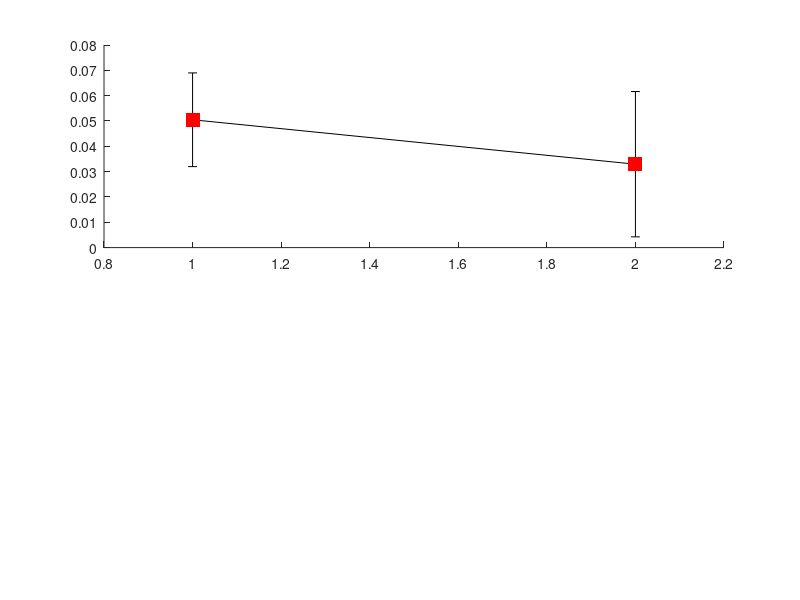

Reproduce this figure in MATLAB. (Note: this script raises an error after producing the figure.)
%% Panel 4G
close all; figure;
yu = 0.018677689;
errYu = 0.005251506;

subplot(2,1,1)
X = 1:2;
Y = [0.05047763 0.032933336];
errY = [0.018498997 0.028690825];
scatter(X,Y,100,'r','s','filled'); hold on; 
errorbar(X,Y,errY,'k','Linestyle','none');
ax = gca; ax.XLim = [0.5 2.5]; ax.YLim = [0 0.3]; ax.XTick = 1:2; ax.XTickLabels = {'From L4','From L5'};
ax.YTick = 0:0.1:0.3; ylabel('Fraction of input to L2/3');
plot(ax.XLim,[yu yu],'--k'); plot(ax.XLim, [yu-errYu yu-errYu],'--','Color',[0.5 0.5 0.5]); plot(ax.XLim,[yu+errYu yu+errYu],'--','Color',[0.5 0.5 0.5]);

subplot(2,1,2)
X = 1:2;
Y = [0.136172458 0.140245583];
errY = [0.094498217 0.094596479];
scatter(X,Y,100,'r','s','filled'); hold on; 
errorbar(X,Y,errY,'k','Linestyle','none');
ax = gca; ax.XLim = [0.5 2.5]; ax.YLim = [0 0.3]; ax.XTick = 1:2; ax.XTickLabels = {'From L2/3','From L4'};
ax.YTick = 0:0.1:0.3; ylabel('Fraction of input to L5');
plot(ax.XLim,[yu yu],'--k'); plot(ax.XLim, [yu-errYu yu-errYu],'--','Color',[0.5 0.5 0.5]); plot(ax.XLim,[yu+errYu yu+errYu],'--','Color',[0.5 0.5 0.5]);

%% Panel 5E
close all; figure;
yu = 0.018677689;
errYu = 0.005251506;

X = 1:3;
Y = [0.010464466 0.030154849 0.007281445];
errY = [0.007592049 0.010664634 0.007374484];
scatter(X,Y,100,'r','s','filled'); hold on; 
errorbar(X,Y,errY,'k','Linestyle','none');
ax = gca; ax.XLim = [0.5 3.5]; ax.YLim = [0 0.05]; ax.XTick = 1:3; ax.XTickLabels = {'Within L2/3','Within L4','Within L5'};
ax.YTick = 0:0.01:0.05; ylabel('Fraction of lateral input');
plot(ax.XLim,[yu yu],'--k'); plot(ax.XLim, [yu-errYu yu-errYu],'--','Color',[0.5 0.5 0.5]); plot(ax.XLim,[yu+errYu yu+errYu],'--','Color',[0.5 0.5 0.5]);
